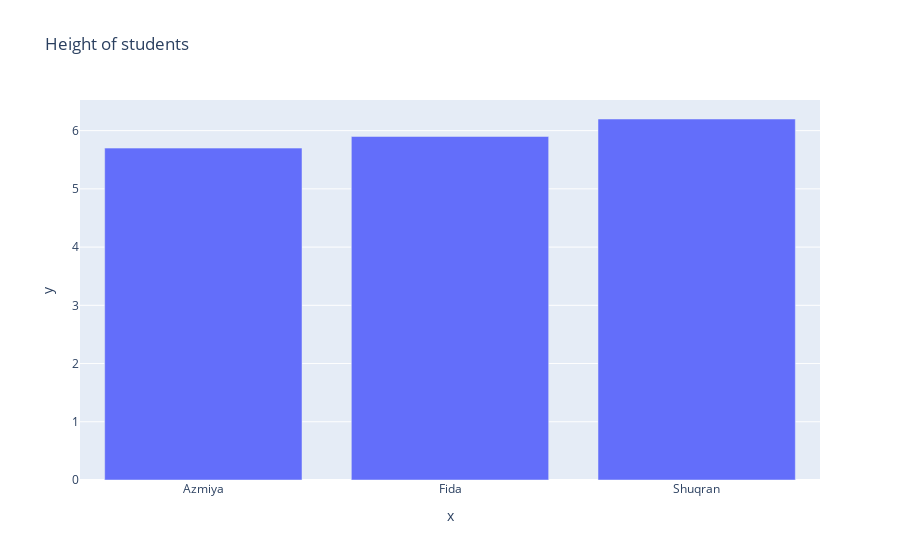

The notebook cell this image was saved under:
### Markdown cell above
## Barchart from the above DATASET

### Code cell
# Making column
names = ['Azmiya','Fida','Shuqran']
height = [5.7,5.9,6.2]

# Create a line plot
px.bar(x=names,y=height,title='Height of students')

### Figure 1 — Plotly figure (JSON) as saved in the notebook; plotly's stock layout.template omitted (floating-point values rounded to 4 significant figures)
{"data": [{"alignmentgroup": "True", "hovertemplate": "x=%{x}<br>y=%{y}<extra></extra>", "legendgroup": "", "marker": {"color": "#636efa", "pattern": {"shape": ""}}, "name": "", "offsetgroup": "", "orientation": "v", "showlegend": false, "textposition": "auto", "type": "bar", "x": ["Azmiya", "Fida", "Shuqran"], "xaxis": "x", "y": [5.7, 5.9, 6.2], "yaxis": "y"}], "layout": {"barmode": "relative", "legend": {"tracegroupgap": 0}, "title": {"text": "Height of students"}, "xaxis": {"anchor": "y", "domain": [0, 1], "title": {"text": "x"}}, "yaxis": {"anchor": "x", "domain": [0, 1], "title": {"text": "y"}}}}
